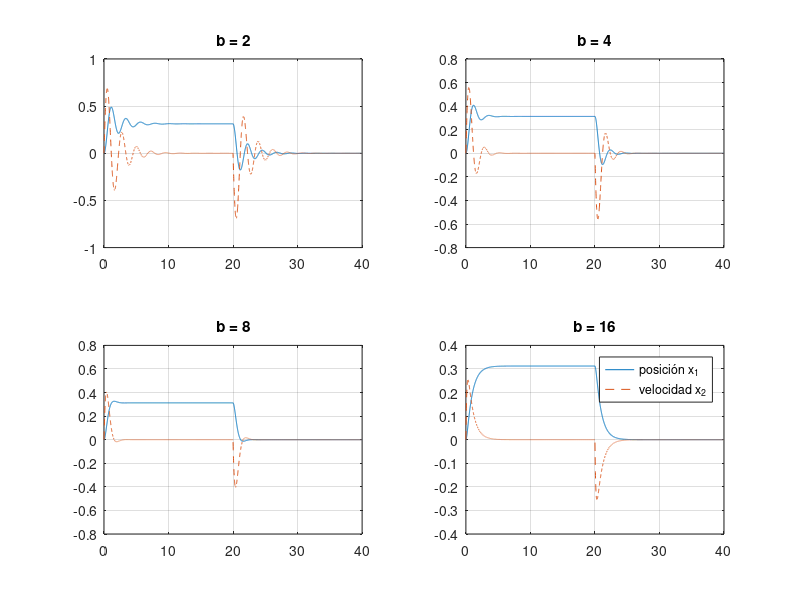

Write MATLAB code to recreate this figure.
%% C4_Ej1_MasaResorte -- Notas: sección 4.3 (el estado de un sistema)
% QUÉ HACE   Escribe la masa-resorte-amortiguador M y'' + b y' + k y = u en variables
%            de fase y simula posición y velocidad ante un pulso de 5 N durante 20 s,
%            para b = 2, 4, 8 y 16 (M = 2, k = 16).
% OBSERVE    El mismo modelo de estado; solo cambia una entrada de A. Con b = 16 los
%            valores propios se vuelven reales y desaparece la oscilación.
% ESPERADO   Valores propios -0.5 +- 2.78j, -1 +- 2.65j, -2 +- 2j, -1.17 y -6.83.
%            Posición final durante el pulso: 5/16 = 0.3125 m.
% EXPLORE    Duplique M y prediga, antes de simular, qué pasa con la oscilación.
clear; close all; clc;
if ~exist('variablesFase', 'file'), addpath(fullfile(fileparts(mfilename('fullpath')), '..', 'comun')); end

% [ini:fase]
M = 2;  k = 16;  b = 2;
A = [0 1; -k/M -b/M];  B = [0; 1/M];  C = [1 0];  D = 0;    % x1 = y, x2 = y'
sistema = ss(A, B, C, D)
eig(A)
% [fin:fase]

% [ini:simulacion]
t = 0:0.01:40;  u = 5*(t < 20);                              % pulso de 5 N durante 20 s
for b = [2 4 8 16]
    A = [0 1; -k/M -b/M];
    [~, ~, x] = lsim(ss(A, B, C, D), u, t);
    subplot(2, 2, find(b == [2 4 8 16]));
    plot(t, x(:,1), t, x(:,2), '--'); grid on; title(sprintf('b = %d', b));
    fprintf('b = %2d: valores propios %s\n', b, mat2str(eig(A).', 3));
end
legend('posición x_1', 'velocidad x_2');
% [fin:simulacion]
